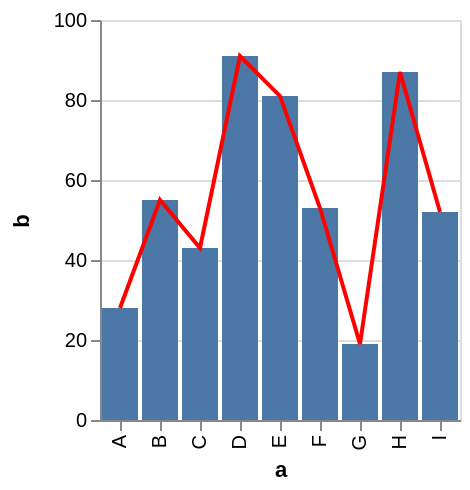

Vega-Lite specification stored for this chart:
### Vega specification from a JSON file in a GitHub repository (floating-point values rounded to 4 significant figures)
{"$schema": "https://vega.github.io/schema/vega/v5.json", "autosize": "pad", "padding": 5, "height": 200, "style": "cell", "data": [{"name": "source_0", "values": [{"a": "A", "b": 28}, {"a": "B", "b": 55}, {"a": "C", "b": 43}, {"a": "D", "b": 91}, {"a": "E", "b": 81}, {"a": "F", "b": 53}, {"a": "G", "b": 19}, {"a": "H", "b": 87}, {"a": "I", "b": 52}]}], "signals": [{"name": "x_step", "value": 20}, {"name": "width", "update": "bandspace(domain('x').length, 0.1, 0.05) * x_step"}], "marks": [{"name": "layer_0_marks", "type": "rect", "style": ["bar"], "from": {"data": "source_0"}, "encode": {"update": {"fill": [{"test": "datum[\"b\"] === null || isNaN(datum[\"b\"])", "value": null}, {"value": "#4c78a8"}], "tooltip": {"signal": "{\"a\": ''+datum[\"a\"], \"b\": format(datum[\"b\"], \"\")}"}, "x": {"scale": "x", "field": "a"}, "width": {"scale": "x", "band": true}, "y": {"scale": "y", "field": "b"}, "y2": {"scale": "y", "value": 0}}}}, {"name": "layer_1_marks", "type": "line", "style": ["line"], "sort": {"field": "datum[\"a\"]", "order": "descending"}, "from": {"data": "source_0"}, "encode": {"update": {"stroke": {"value": "red"}, "tooltip": {"signal": "{\"a\": ''+datum[\"a\"], \"b\": format(datum[\"b\"], \"\")}"}, "x": {"scale": "x", "field": "a", "band": 0.5}, "y": {"scale": "y", "field": "b"}, "defined": {"signal": "datum[\"b\"] !== null && !isNaN(datum[\"b\"])"}}}}], "scales": [{"name": "x", "type": "band", "domain": {"data": "source_0", "field": "a", "sort": true}, "range": {"step": {"signal": "x_step"}}, "paddingInner": 0.1, "paddingOuter": 0.05}, {"name": "y", "type": "linear", "domain": {"data": "source_0", "field": "b"}, "range": [{"signal": "height"}, 0], "nice": true, "zero": true}], "axes": [{"scale": "x", "orient": "bottom", "grid": false, "title": "a", "labelAlign": "right", "labelAngle": 270, "labelBaseline": "middle", "labelOverlap": true, "zindex": 1}, {"scale": "y", "orient": "left", "grid": false, "title": "b", "labelOverlap": true, "tickCount": {"signal": "ceil(height/40)"}, "zindex": 1}, {"scale": "y", "orient": "left", "gridScale": "x", "grid": true, "tickCount": {"signal": "ceil(height/40)"}, "domain": false, "labels": false, "maxExtent": 0, "minExtent": 0, "ticks": false, "zindex": 0}], "config": {"axisY": {"minExtent": 30}}}
